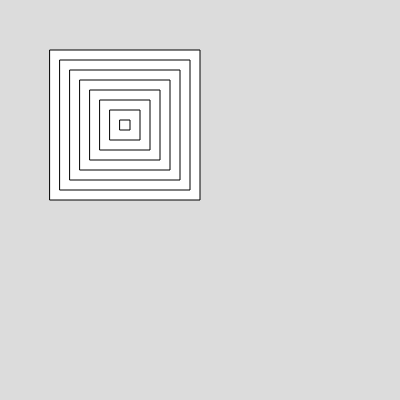
Frame 1 (no input)
Frame 60 (no input): identical to frame 1, image omitted
Frame 120 (the mouse pressed at the canvas centre since frame 60): identical to frame 1, image omitted

The p5.js sketch that drew this single still picture (run headless with seeded random() and noise() and a simulated clock; from frame 60 on, the mouse is pressed at the canvas centre):

// p5.js sketch
// ── sketch.js
function setup() {
  // put setup code here
  createCanvas(400, 400);
    background(220);
}
var side=150;
var xPos=50; var yPos =50;
function draw() {
  // put drawing code here

while (side>0) {
  rect(xPos,yPos,side,side);
  xPos=xPos+10;
  yPos+=10; //øker med 10
  side = side -20;
}
}
